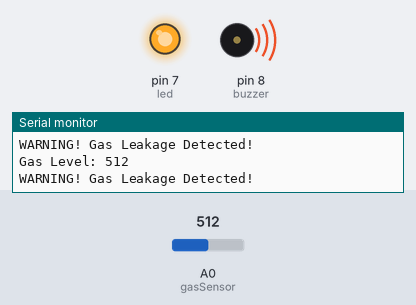
Simulated run of this sketch. Board: Arduino Uno, built with avr-gcc and run on an emulated ATmega328P. On the bench: output pins drawn as LEDs (lit = HIGH), buzzer (waves = sounding, pin HIGH), the last lines printed to the serial monitor. The inputs (shaded band) are chosen by the test bench; at power-on: A0 (gasSensor) = 512.

Above: at 1.3 s.
1.4 s: A0 (gasSensor) set to 419
2.9 s: A0 (gasSensor) set to 382
At 3.6 s:
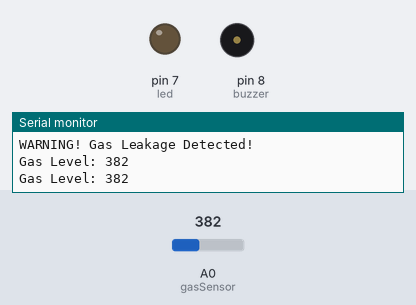
4.5 s: A0 (gasSensor) set to 410
At 4.8 s:
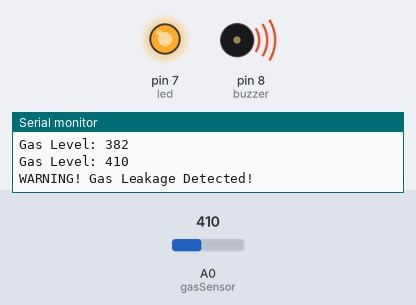
6.0 s: A0 (gasSensor) set to 390
At 7.2 s:
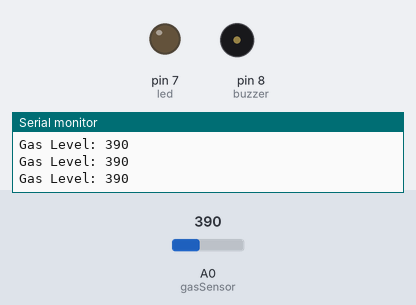
Timing chart, 0 to 8.5 s (numbered marks = the images above; inputs shaded):
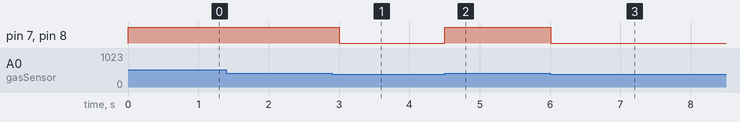

Measured:
- the behaviour switches between 401 and 400 on A0 (gasSensor) (found by bisection; images 0 and 1)
- after the input at 2.9 s, pin 7 (led), pin 8 (buzzer): HIGH → LOW after 0.10 s
- after the input at 4.5 s, pin 7 (led), pin 8 (buzzer): LOW → HIGH at once
- after the input at 6.0 s, pin 7 (led), pin 8 (buzzer): HIGH → LOW at once

The sketch:

gas_detector.ino
```cpp
int gasSensor = A0;
int buzzer = 8;
int led = 7;

int threshold = 400;

void setup()
{
  pinMode(buzzer, OUTPUT);
  pinMode(led, OUTPUT);
  Serial.begin(9600);
}

void loop()
{
  int gasValue = analogRead(gasSensor);

  Serial.print("Gas Level: ");
  Serial.println(gasValue);

  if(gasValue > threshold)
  {
    digitalWrite(buzzer, HIGH);
    digitalWrite(led, HIGH);
    Serial.println("WARNING! Gas Leakage Detected!");
  }
  else
  {
    digitalWrite(buzzer, LOW);
    digitalWrite(led, LOW);
  }

  delay(500);
}
```
